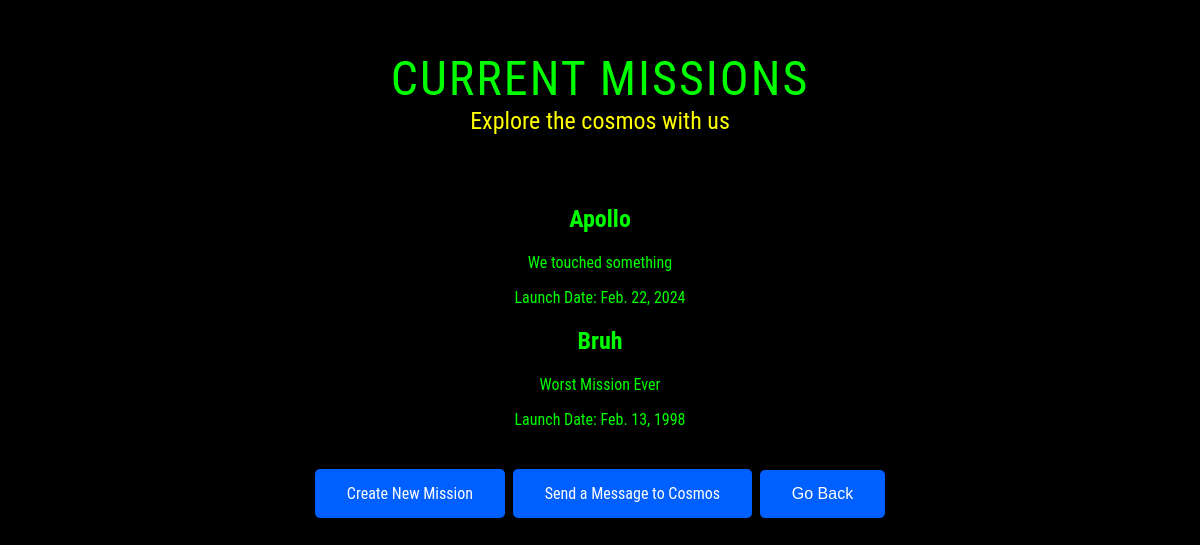
Page /missions/ on the committed database.
### missions/models.py (models this page shows, shortened)
class Missions(models.Model):
    name = models.CharField(max_length = 100)
    description = models.TextField()
    launch_date = models.DateField()

### missions/views.py (the view)
# urls.py: path('', views.view_missions , name='missions_page'),
def view_missions(request):
    missions = Missions.objects.all()
    return render(request, 'missions.html', {'missions': missions})

### missions/templates/missions.html (shortened to what this page needs)
<!DOCTYPE html>
<html lang="en">
<head>
</head>
<body>
{% block content %}
<div class="container">
    <div class="title">Current Missions</div>
    <div class="subtitle">Explore the cosmos with us</div>
    <div class="content">
        {% for mission in missions %}
        <div class="mission">
            <h2>{{ mission.name }}</h2>
            <p>{{ mission.description }}</p>
            <p>Launch Date: {{ mission.launch_date }}</p>
        </div>
        {% endfor %}
    </div>
    <a href="{% url 'new_mission' %}" class="futuristic-btn">Create New Mission</a>
    <a href="{% url 'message_form' %}" class="futuristic-btn">Send a Message to Cosmos</a>
    <button onclick="window.history.back();" class="futuristic-btn">Go Back</button>
</div>
{% endblock %}
</body>
</html>

### missions/templates/missions.html (style rules this page uses)
body { background-color: #000; color: #0f0; font-family: 'Roboto Condensed', 'Roboto', sans-serif; text-align: center; }
.container { margin-top: 50px; }
.title { font-size: 3em; text-transform: uppercase; letter-spacing: 2px; }
.subtitle { color: #ff0; font-size: 1.5em; }
.content { margin-top: 30px; padding: 20px; }
.futuristic-btn { background-color: #005fff; border: none; color: white; padding: 15px 32px; text-align: center; text-decoration: none; display: inline-block; font-size: 16px; margin: 4px 2px; cursor: pointer; border-radius: 5px; transition: background-color 0.3s ease-in-out; }

### rows in the picture
Missions: name "Apollo", description "We touched something", launch_date "Feb. 22, 2024"
Missions: name "Bruh", description "Worst Mission Ever", launch_date "Feb. 13, 1998"
